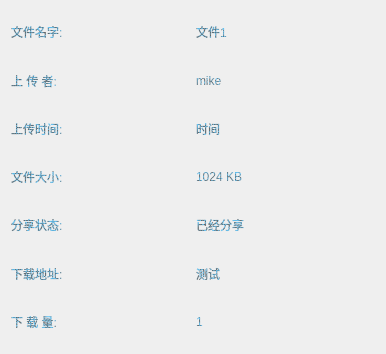
<?xml version="1.0" encoding="UTF-8"?>
<ui version="4.0">
 <class>FilePropertyInfo</class>
 <widget class="QDialog" name="FilePropertyInfo">
  <property name="geometry">
   <rect>
    <x>0</x>
    <y>0</y>
    <width>386</width>
    <height>354</height>
   </rect>
  </property>
  <property name="windowTitle">
   <string>文件属性</string>
  </property>
  <layout class="QGridLayout" name="gridLayout">
   <item row="5" column="0">
    <widget class="QLabel" name="label_12">
     <property name="styleSheet">
      <string notr="true">font: 20pt &quot;幼圆&quot;;
color: qradialgradient(spread:repeat, cx:0.5, cy:0.5, radius:0.077, fx:0.5, fy:0.5, stop:0 rgba(0, 169, 255, 147), stop:0.497326 rgba(0, 0, 0, 147), stop:1 rgba(0, 169, 255, 147));</string>
     </property>
     <property name="text">
      <string>下载地址:</string>
     </property>
    </widget>
   </item>
   <item row="4" column="0">
    <widget class="QLabel" name="label_10">
     <property name="styleSheet">
      <string notr="true">font: 20pt &quot;幼圆&quot;;
color: qradialgradient(spread:repeat, cx:0.5, cy:0.5, radius:0.077, fx:0.5, fy:0.5, stop:0 rgba(0, 169, 255, 147), stop:0.497326 rgba(0, 0, 0, 147), stop:1 rgba(0, 169, 255, 147));</string>
     </property>
     <property name="text">
      <string>分享状态:</string>
     </property>
    </widget>
   </item>
   <item row="3" column="1">
    <widget class="QLabel" name="size">
     <property name="styleSheet">
      <string notr="true">font: 20pt &quot;幼圆&quot;;
color: qradialgradient(spread:repeat, cx:0.5, cy:0.5, radius:0.077, fx:0.5, fy:0.5, stop:0 rgba(0, 169, 255, 147), stop:0.497326 rgba(0, 0, 0, 147), stop:1 rgba(0, 169, 255, 147));</string>
     </property>
     <property name="text">
      <string>1024 KB</string>
     </property>
    </widget>
   </item>
   <item row="3" column="0">
    <widget class="QLabel" name="label_13">
     <property name="styleSheet">
      <string notr="true">font: 20pt &quot;幼圆&quot;;
color: qradialgradient(spread:repeat, cx:0.5, cy:0.5, radius:0.077, fx:0.5, fy:0.5, stop:0 rgba(0, 169, 255, 147), stop:0.497326 rgba(0, 0, 0, 147), stop:1 rgba(0, 169, 255, 147));</string>
     </property>
     <property name="text">
      <string>文件大小:</string>
     </property>
    </widget>
   </item>
   <item row="2" column="0">
    <widget class="QLabel" name="label_6">
     <property name="styleSheet">
      <string notr="true">font: 20pt &quot;幼圆&quot;;
color: qradialgradient(spread:repeat, cx:0.5, cy:0.5, radius:0.077, fx:0.5, fy:0.5, stop:0 rgba(0, 169, 255, 147), stop:0.497326 rgba(0, 0, 0, 147), stop:1 rgba(0, 169, 255, 147));</string>
     </property>
     <property name="text">
      <string>上传时间:</string>
     </property>
    </widget>
   </item>
   <item row="1" column="1">
    <widget class="QLabel" name="user">
     <property name="styleSheet">
      <string notr="true">font: 20pt &quot;幼圆&quot;;
color: qradialgradient(spread:repeat, cx:0.5, cy:0.5, radius:0.077, fx:0.5, fy:0.5, stop:0 rgba(0, 169, 255, 147), stop:0.497326 rgba(0, 0, 0, 147), stop:1 rgba(0, 169, 255, 147));</string>
     </property>
     <property name="text">
      <string>mike</string>
     </property>
    </widget>
   </item>
   <item row="0" column="1">
    <widget class="QLabel" name="filename">
     <property name="styleSheet">
      <string notr="true">font: 20pt &quot;幼圆&quot;;
color: qradialgradient(spread:repeat, cx:0.5, cy:0.5, radius:0.077, fx:0.5, fy:0.5, stop:0 rgba(0, 169, 255, 147), stop:0.497326 rgba(0, 0, 0, 147), stop:1 rgba(0, 169, 255, 147));</string>
     </property>
     <property name="text">
      <string>文件1</string>
     </property>
    </widget>
   </item>
   <item row="1" column="0">
    <widget class="QLabel" name="label_4">
     <property name="styleSheet">
      <string notr="true">font: 20pt &quot;幼圆&quot;;
color: qradialgradient(spread:repeat, cx:0.5, cy:0.5, radius:0.077, fx:0.5, fy:0.5, stop:0 rgba(0, 169, 255, 147), stop:0.497326 rgba(0, 0, 0, 147), stop:1 rgba(0, 169, 255, 147));</string>
     </property>
     <property name="text">
      <string>上 传 者:</string>
     </property>
    </widget>
   </item>
   <item row="6" column="0">
    <widget class="QLabel" name="label_8">
     <property name="styleSheet">
      <string notr="true">font: 20pt &quot;幼圆&quot;;
color: qradialgradient(spread:repeat, cx:0.5, cy:0.5, radius:0.077, fx:0.5, fy:0.5, stop:0 rgba(0, 169, 255, 147), stop:0.497326 rgba(0, 0, 0, 147), stop:1 rgba(0, 169, 255, 147));</string>
     </property>
     <property name="text">
      <string>下 载 量:</string>
     </property>
    </widget>
   </item>
   <item row="2" column="1">
    <widget class="QLabel" name="time">
     <property name="styleSheet">
      <string notr="true">font: 20pt &quot;幼圆&quot;;
color: qradialgradient(spread:repeat, cx:0.5, cy:0.5, radius:0.077, fx:0.5, fy:0.5, stop:0 rgba(0, 169, 255, 147), stop:0.497326 rgba(0, 0, 0, 147), stop:1 rgba(0, 169, 255, 147));</string>
     </property>
     <property name="text">
      <string>时间</string>
     </property>
    </widget>
   </item>
   <item row="4" column="1">
    <widget class="QLabel" name="share">
     <property name="styleSheet">
      <string notr="true">font: 20pt &quot;幼圆&quot;;
color: qradialgradient(spread:repeat, cx:0.5, cy:0.5, radius:0.077, fx:0.5, fy:0.5, stop:0 rgba(0, 169, 255, 147), stop:0.497326 rgba(0, 0, 0, 147), stop:1 rgba(0, 169, 255, 147));</string>
     </property>
     <property name="text">
      <string>已经分享</string>
     </property>
    </widget>
   </item>
   <item row="0" column="0">
    <widget class="QLabel" name="label_2">
     <property name="styleSheet">
      <string notr="true">font: 20pt &quot;幼圆&quot;;
color: qradialgradient(spread:repeat, cx:0.5, cy:0.5, radius:0.077, fx:0.5, fy:0.5, stop:0 rgba(0, 169, 255, 147), stop:0.497326 rgba(0, 0, 0, 147), stop:1 rgba(0, 169, 255, 147));</string>
     </property>
     <property name="text">
      <string>文件名字:</string>
     </property>
    </widget>
   </item>
   <item row="5" column="1">
    <widget class="QLabel" name="url">
     <property name="styleSheet">
      <string notr="true">font: 20pt &quot;幼圆&quot;;
color: qradialgradient(spread:repeat, cx:0.5, cy:0.5, radius:0.077, fx:0.5, fy:0.5, stop:0 rgba(0, 169, 255, 147), stop:0.497326 rgba(0, 0, 0, 147), stop:1 rgba(0, 169, 255, 147));</string>
     </property>
     <property name="text">
      <string>测试</string>
     </property>
    </widget>
   </item>
   <item row="6" column="1">
    <widget class="QLabel" name="pv">
     <property name="styleSheet">
      <string notr="true">font: 20pt &quot;幼圆&quot;;
color: qradialgradient(spread:repeat, cx:0.5, cy:0.5, radius:0.077, fx:0.5, fy:0.5, stop:0 rgba(0, 169, 255, 147), stop:0.497326 rgba(0, 0, 0, 147), stop:1 rgba(0, 169, 255, 147));</string>
     </property>
     <property name="text">
      <string>1</string>
     </property>
    </widget>
   </item>
  </layout>
  <zorder>label_2</zorder>
  <zorder>label_4</zorder>
  <zorder>label_6</zorder>
  <zorder>label_13</zorder>
  <zorder>label_10</zorder>
  <zorder>label_12</zorder>
  <zorder>label_8</zorder>
  <zorder>filename</zorder>
  <zorder>user</zorder>
  <zorder>time</zorder>
  <zorder>size</zorder>
  <zorder>share</zorder>
  <zorder>url</zorder>
  <zorder>pv</zorder>
 </widget>
 <resources/>
 <connections/>
</ui>
